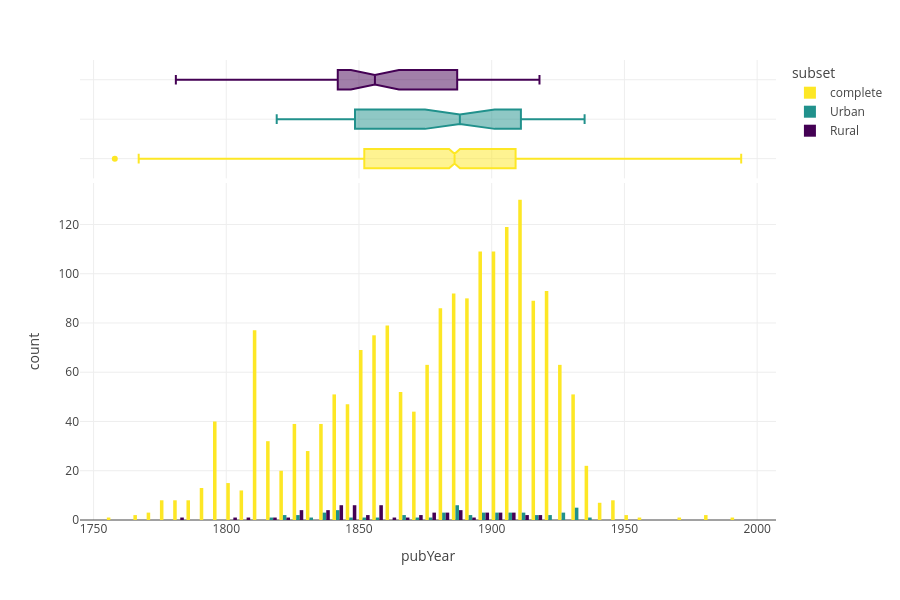

The notebook cell saved with this chart:
### Code cell
from plotly.subplots import make_subplots

px.histogram(new_df.loc[~(new_df.subset=="Other")],
             x="pubYear",
             color="subset",
             color_discrete_sequence=COLOR_VIRIDIS,
             barmode='group',
             marginal="box",
             height=600)

### Figure 1 — Plotly figure (JSON) as saved in the notebook; plotly's stock layout.template omitted (floating-point values rounded to 4 significant figures; data arrays with more than 128 entries replaced by an {"elided": "..."} marker saying what was removed)
{"data": [{"alignmentgroup": "True", "bingroup": "x", "hovertemplate": "subset=complete<br>pubYear=%{x}<br>count=%{y}<extra></extra>", "legendgroup": "complete", "marker": {"color": "#fde725", "pattern": {"shape": ""}}, "name": "complete", "offsetgroup": "complete", "orientation": "v", "showlegend": true, "type": "histogram", "x": {"elided": "1900 float values"}, "xaxis": "x", "yaxis": "y"}, {"alignmentgroup": "True", "hovertemplate": "subset=complete<br>pubYear=%{x}<extra></extra>", "legendgroup": "complete", "marker": {"color": "#fde725"}, "name": "complete", "notched": true, "offsetgroup": "complete", "showlegend": false, "type": "box", "x": {"elided": "1900 float values"}, "xaxis": "x2", "yaxis": "y2"}, {"alignmentgroup": "True", "bingroup": "x", "hovertemplate": "subset=Urban<br>pubYear=%{x}<br>count=%{y}<extra></extra>", "legendgroup": "Urban", "marker": {"color": "#21918c", "pattern": {"shape": ""}}, "name": "Urban", "offsetgroup": "Urban", "orientation": "v", "showlegend": true, "type": "histogram", "x": [1819.0, 1822.0, 1822.0, 1827.0, 1827.0, 1832.0, 1835.0, 1837.0, 1838.0, 1840.0, 1840.0, 1840.0, 1843.0, 1847.0, 1850.0, 1857.0, 1866.0, 1866.0, 1874.0, 1878.0, 1880.0, 1883.0, 1884.0, 1885.0, 1886.0, 1886.0, 1887.0, 1888.0, 1888.0, 1890.0, 1892.0, 1896.0, 1897.0, 1898.0, 1901.0, 1904.0, 1904.0, 1906.0, 1906.0, 1908.0, 1910.0, 1910.0, 1912.0, 1915.0, 1916.0, 1921.0, 1924.0, 1925.0, 1925.0, 1927.0, 1930.0, 1932.0, 1932.0, 1933.0, 1934.0, 1935.0], "xaxis": "x", "yaxis": "y"}, {"alignmentgroup": "True", "hovertemplate": "subset=Urban<br>pubYear=%{x}<extra></extra>", "legendgroup": "Urban", "marker": {"color": "#21918c"}, "name": "Urban", "notched": true, "offsetgroup": "Urban", "showlegend": false, "type": "box", "x": [1819.0, 1822.0, 1822.0, 1827.0, 1827.0, 1832.0, 1835.0, 1837.0, 1838.0, 1840.0, 1840.0, 1840.0, 1843.0, 1847.0, 1850.0, 1857.0, 1866.0, 1866.0, 1874.0, 1878.0, 1880.0, 1883.0, 1884.0, 1885.0, 1886.0, 1886.0, 1887.0, 1888.0, 1888.0, 1890.0, 1892.0, 1896.0, 1897.0, 1898.0, 1901.0, 1904.0, 1904.0, 1906.0, 1906.0, 1908.0, 1910.0, 1910.0, 1912.0, 1915.0, 1916.0, 1921.0, 1924.0, 1925.0, 1925.0, 1927.0, 1930.0, 1932.0, 1932.0, 1933.0, 1934.0, 1935.0], "xaxis": "x2", "yaxis": "y2"}, {"alignmentgroup": "True", "bingroup": "x", "hovertemplate": "subset=Rural<br>pubYear=%{x}<br>count=%{y}<extra></extra>", "legendgroup": "Rural", "marker": {"color": "#440154", "pattern": {"shape": ""}}, "name": "Rural", "offsetgroup": "Rural", "orientation": "v", "showlegend": true, "type": "histogram", "x": [1781.0, 1800.0, 1809.0, 1817.0, 1820.0, 1826.0, 1827.0, 1827.0, 1828.0, 1837.0, 1838.0, 1839.0, 1839.0, 1841.0, 1842.0, 1842.0, 1843.0, 1843.0, 1844.0, 1845.0, 1846.0, 1847.0, 1849.0, 1849.0, 1849.0, 1852.0, 1852.0, 1856.0, 1856.0, 1856.0, 1856.0, 1856.0, 1857.0, 1862.0, 1865.0, 1870.0, 1872.0, 1875.0, 1875.0, 1879.0, 1883.0, 1883.0, 1884.0, 1885.0, 1885.0, 1887.0, 1887.0, 1893.0, 1897.0, 1897.0, 1898.0, 1901.0, 1901.0, 1904.0, 1905.0, 1908.0, 1908.0, 1910.0, 1911.0, 1915.0, 1918.0], "xaxis": "x", "yaxis": "y"}, {"alignmentgroup": "True", "hovertemplate": "subset=Rural<br>pubYear=%{x}<extra></extra>", "legendgroup": "Rural", "marker": {"color": "#440154"}, "name": "Rural", "notched": true, "offsetgroup": "Rural", "showlegend": false, "type": "box", "x": [1781.0, 1800.0, 1809.0, 1817.0, 1820.0, 1826.0, 1827.0, 1827.0, 1828.0, 1837.0, 1838.0, 1839.0, 1839.0, 1841.0, 1842.0, 1842.0, 1843.0, 1843.0, 1844.0, 1845.0, 1846.0, 1847.0, 1849.0, 1849.0, 1849.0, 1852.0, 1852.0, 1856.0, 1856.0, 1856.0, 1856.0, 1856.0, 1857.0, 1862.0, 1865.0, 1870.0, 1872.0, 1875.0, 1875.0, 1879.0, 1883.0, 1883.0, 1884.0, 1885.0, 1885.0, 1887.0, 1887.0, 1893.0, 1897.0, 1897.0, 1898.0, 1901.0, 1901.0, 1904.0, 1905.0, 1908.0, 1908.0, 1910.0, 1911.0, 1915.0, 1918.0], "xaxis": "x2", "yaxis": "y2"}], "layout": {"barmode": "group", "height": 600, "legend": {"title": {"text": "subset"}, "tracegroupgap": 0}, "margin": {"t": 60}, "xaxis": {"anchor": "y", "domain": [0, 1], "title": {"text": "pubYear"}}, "xaxis2": {"anchor": "y2", "domain": [0, 1], "matches": "x", "showticklabels": false}, "yaxis": {"anchor": "x", "domain": [0, 0.7326], "title": {"text": "count"}}, "yaxis2": {"anchor": "x2", "domain": [0.7426, 1], "matches": "y2", "showline": false, "showticklabels": false, "ticks": ""}}}
